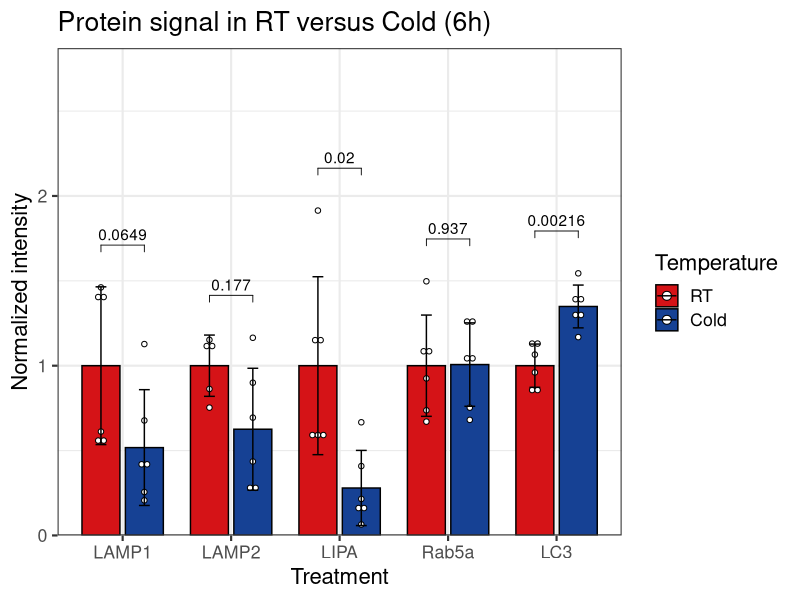
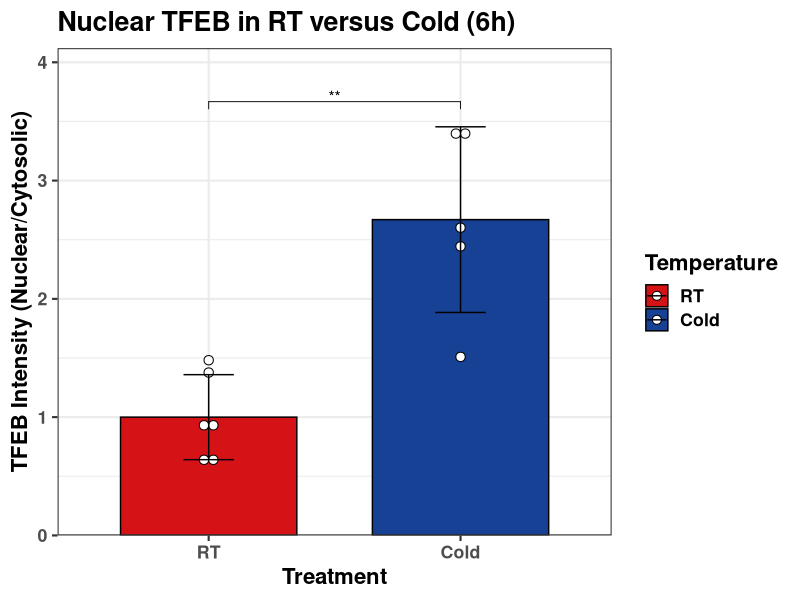
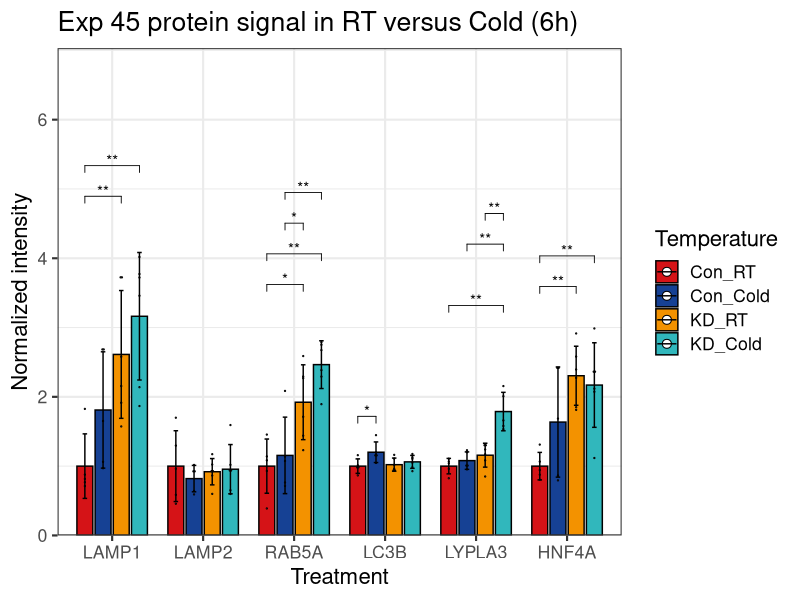
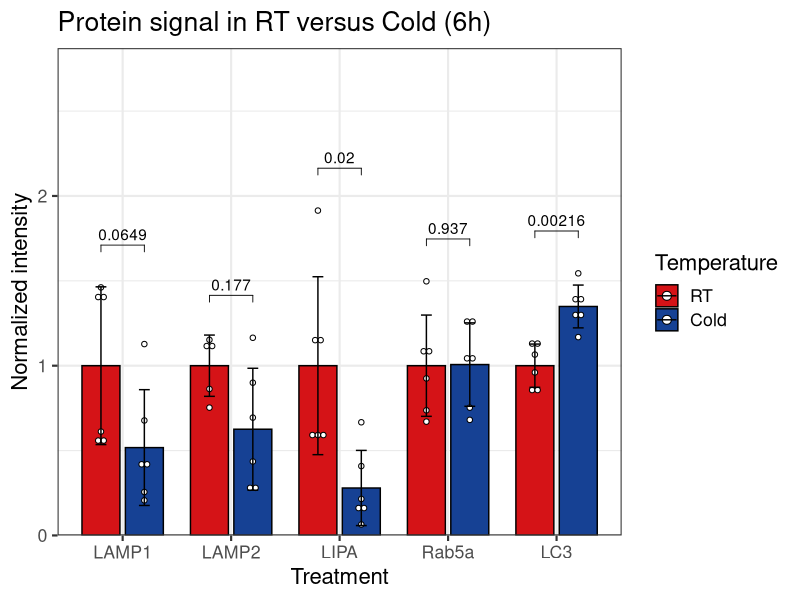
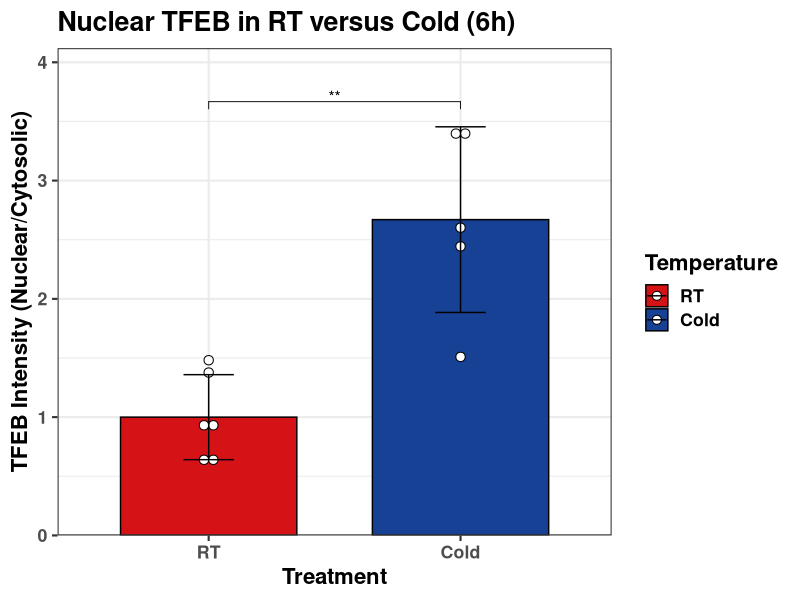
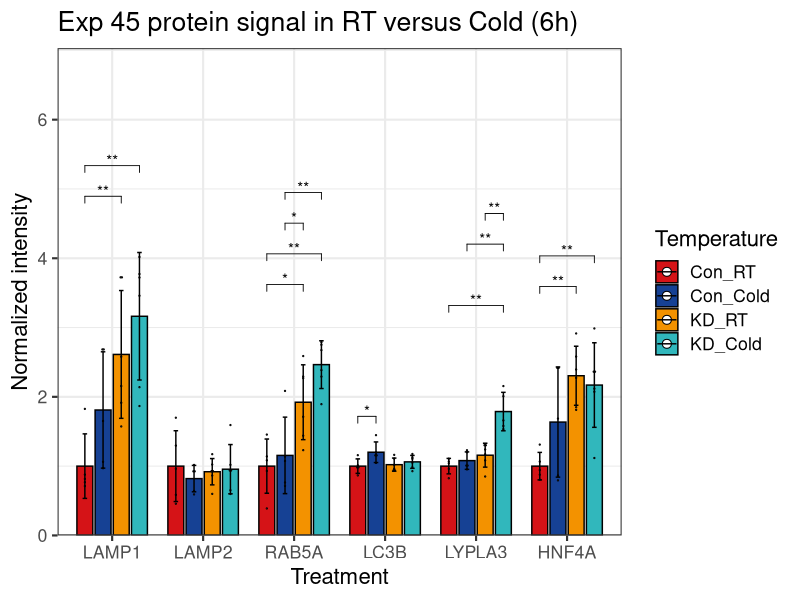

R code for these plots, in order:
## ---- chunk 1
#| echo: false
if(!require(tidyverse)){install.packages("tidyverse")}
if(!require(readxl)){install.packages("readxl")}
if(!require(ggpubr)){install.packages("ggpubr")}
if(!require(Cairo)){install.packages("Cairo")} # Requires XQuartz software on MacOS
if(!require(rstatix)){install.packages("rstatix")}
if(!require(ggsci)){install.packages("ggsci")} 
pal_33 <- c("#D51317", "#164194")
pal_45 <- c("#D51317", "#164194", "#F39200FF", "#31B7BCFF")
## ---- chunk 2
mdat1 <- read_xlsx("data/Westerns/Exp33_gel01_quant.xlsx", sheet = 2)
mdat2 <- read_xlsx("data/Westerns/Exp33_gel01_quant.xlsx", sheet = 4)
mdat3 <- read_xlsx("data/Westerns/2023_0413_Exp33_gel_quant.xlsx", sheet = 1)
mdat4 <- read_xlsx("data/Westerns/2023_0413_Exp33_gel_quant.xlsx", sheet = 2)
mdat5 <- read_xlsx("data/Westerns/2023_0413_Exp33_gel_quant.xlsx", sheet = 3)
mdat6 <- read_xlsx("data/Westerns/2023_0413_Exp33_gel_quant.xlsx", sheet = "Rab5a_01")

mdat1$Protein <- "LAMP2"
mdat2$Protein <- "LIPA"
mdat3$Protein <- "LAMP1"
mdat4$Protein <- "Rab5a"
mdat5$Protein <- "LC3"
mdat6$Protein <- "Rab5a"

# LYPLA3
names(mdat1)[3] <- "Target"
names(mdat1)[5] <- "Ratio"


mdat <- bind_rows(mdat1, mdat2, mdat3, mdat6, mdat5)
mdat <- mdat |> select(Sample, Treatment, Ratio, Protein)

mdat$Treatment <- factor(mdat$Treatment, levels = c("RT", "Cold")
                         )

mdat$Protein <- factor(mdat$Protein, levels = c("LAMP1", "LAMP2",
                                                "LIPA", "Rab5a", 
                                                "LC3")
                         )

mdat <- mdat |> group_by(Protein) |> 
  mutate(norm = Ratio/mean(Ratio[Treatment == "RT"])
         ) 

# Change 'x= ' to "Protein" if plotting multiple proteins 
p0 <- ggbarplot(mdat, x = "Protein", y = "norm", 
                add = c("mean_sd", "dotplot"), 
                color = "Treatment", fill = "Treatment", 
                add.params = list(width = 0.2,
                                  binwidth = 0.50*min(mdat$norm, na.rm = T)
                                  ),
                position = position_dodge(0.8), size = 0.5
                ) +
  scale_y_continuous(limits = c(0.00, 1.50*max(mdat$norm, na.rm = T)
                                ),
                     expand = c(0.0,0)
                     )

p1 <- ggpar(p0, palette = pal_33, legend = "right", legend.title = "Temperature", 
            title = "Protein signal in RT versus Cold (6h)",  
            xlab = "Treatment", ylab = "Normalized intensity") 

stat.test <- mdat |>
  na.omit() |>
  group_by(Protein) |>
  wilcox_test(norm ~ Treatment) |>
  adjust_pvalue(method = "none") |>
  add_significance("p")

stat.test$p.adj.signif <- stat.test$p.signif
stat.test <- stat.test |>
  na.omit() |>
  add_xy_position(fun = "max", "Protein", dodge = 0.8) 

p2 <- p1 + stat_pvalue_manual(
  stat.test, label = "p",
  bracket.nudge.y = 0.1,
  tip.length = 0.02, 
  hide.ns = F)

p3 <- p2 + theme_bw(base_size = 16) +
  scale_color_manual(values = c("black", "black"))
print(p3)

CairoPDF("output/Fig2/Fig2A_Exp33_WB_Gen.pdf", height = 8, width = 14)
  print(p3)
dev.off()
## ---- chunk 3
mdat <- read_xlsx("data/Westerns/2022_0525_Quant.xlsx", sheet = 4)
mdat$Condition <- factor(mdat$Condition, levels = c("RT", "Cold"))
names(mdat)[2] <- "Treatment"

mdat <- mdat |> mutate(Ratio_norm = Ratio/mean(Ratio[Treatment == "RT"])
                       )

p0 <- ggbarplot(mdat, x = "Treatment", y = "Ratio_norm", 
                add = c("mean_sd", "dotplot"), color = "Treatment", fill = "Treatment", 
                add.params = list(width = 0.20, 
                                  binwidth = .13*min(mdat$Ratio_norm, na.rm = T)),
                position = position_dodge(0.8), size = 0.5) +
  scale_y_continuous(limits = c(0.00, 1.2*max(mdat$Ratio_norm, na.rm = T)),
                     expand = c(0,0)
                     )

p1 <- ggpar(p0, palette = pal_33, legend = "right", legend.title = "Temperature", 
            title = "Nuclear TFEB in RT versus Cold (6h)",  
            xlab = "Treatment", ylab = "TFEB Intensity (Nuclear/Cytosolic)") + 
      theme_bw(base_size = 16) + 
      theme(text = element_text(face = "bold", color = "black"))

stat.test <- mdat |>
  na.omit() |>
  t_test(Ratio_norm ~ Treatment) |>
  adjust_pvalue(method = "none") |>
  add_significance("p")

stat.test$p.adj.signif <- stat.test$p.signif
stat.test <- stat.test |>
  na.omit() |>
  add_xy_position(fun = "max", "Treatment", dodge = 0.8) 

p2 <- p1 + stat_pvalue_manual(stat.test, label = "p.signif",
                              size = 4,
                              tip.length = 0.02, 
                              hide.ns = F)

p3 <- p2 + scale_color_manual(values = c("black", "black"))
print(p3)

CairoPDF("output/Fig2/Fig2E_TFEB_nuclear_WB_Comp_relRT.pdf", height = 8, width = 12)
  print(p3)
dev.off()

## ---- chunk 4
mdat1 <- read_xlsx("data/Westerns/2023_0423_Exp45_quant.xlsx", sheet = "LAMP1")
mdat2 <- read_xlsx("data/Westerns/2023_0423_Exp45_quant.xlsx", sheet = "LAMP2")
mdat3 <- read_xlsx("data/Westerns/2023_0423_Exp45_quant.xlsx", sheet = "RAB5A")
mdat4 <- read_xlsx("data/Westerns/2023_0423_Exp45_quant.xlsx", sheet = "LC3")
mdat5 <- read_xlsx("data/Westerns/2023_0423_Exp45_quant.xlsx", sheet = "LYPLA3")
mdat6 <-  read_xlsx("data/Westerns/2023_0423_Exp45_quant.xlsx", sheet = "HNF4A")

mdat1$Protein <- "LAMP1"
mdat2$Protein <- "LAMP2"
mdat3$Protein <- "RAB5A"
mdat4$Protein <- "LC3B"
mdat5$Protein <- "LYPLA3"
mdat6$Protein <- "HNF4A"

mdat <- bind_rows(mdat1, mdat2, mdat3, mdat4, mdat5, mdat6)
mdat <- mdat |> select(Sample, Temp, Genotype, Ratio, Protein)

mdat$Treatment <- paste0(mdat$Genotype, "_", mdat$Temp)
mdat$Treatment <- factor(mdat$Treatment, levels = c("Con_RT", "Con_Cold",
                                                    "KD_RT", "KD_Cold")
                         )

mdat$Protein <- factor(mdat$Protein, levels = c("LAMP1", "LAMP2",
                                                "RAB5A", "LC3B", 
                                                "LYPLA3", "HNF4A")
                         )

mdat <- mdat |> group_by(Protein) |> 
  mutate(norm = Ratio/mean(Ratio[Treatment == "Con_RT"])
         ) 

# Change 'x= ' to "Protein" if plotting multiple proteins 
p0 <- ggbarplot(mdat, x = "Protein", y = "norm", 
                add = c("mean_sd", "dotplot"), 
                color = "Treatment", fill = "Treatment", 
                add.params = list(width = 0.2,
                                  binwidth = 0.05*min(mdat$norm, na.rm = T)
                                  ),
                position = position_dodge(0.8), size = 0.5
                ) +
  scale_y_continuous(limits = c(0.00, 1.75*max(mdat$norm, na.rm = T)
                                ),
                     expand = c(0.0,0)
                     )

p1 <- ggpar(p0, palette = pal_45, legend = "right", legend.title = "Temperature", 
            title = "Exp 45 protein signal in RT versus Cold (6h)",  
            xlab = "Treatment", ylab = "Normalized intensity") 

stat.test <- mdat |>
  na.omit() |>
  group_by(Protein) |>
  wilcox_test(norm ~ Treatment) |>
  adjust_pvalue(method = "none") |>
  add_significance("p")

stat.test$p.adj.signif <- stat.test$p.signif
stat.test <- stat.test |>
  na.omit() |>
  add_xy_position(fun = "mean_sd", "Protein", dodge = 0.8) 

p2 <- p1 + stat_pvalue_manual(
  stat.test, label = "p.signif",
  bracket.nudge.y = 0,
  tip.length = 0.02, 
  hide.ns = T)

p3 <- p2 + theme_bw(base_size = 16) +
  scale_color_manual(values = c("black", "black",
                                "black", "black")
                     )
print(p3)

CairoPDF("output/Fig4/SFig4D_Exp45_WB_Gen.pdf", height = 8, width = 14)
  print(p3)
dev.off()
